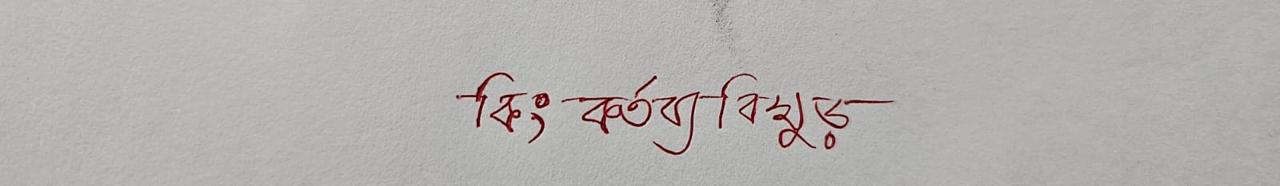
#> input picture tests/real_samples/IMG-20261002-WA0000.jpg, 1280 x 186 px
$ python segment_lines.py --image tests/real_samples/IMG-20261002-WA0000.jpg --out_dir out
#> lines starting #> are read from the running program, lines starting #| are printed output that depends on the picture; after the words box and inside, x2 and y2 are one past the last pixel; in counts of white or black regions, pixels touching at a corner belong together
"""
segment_lines.py

Detect and crop handwritten text lines from a page image.

Primary: YOLOv8 line detector (checkpoints/line_detector.pt).
Fallback: ink projection + OPTICS.

Usage:
    python segment_lines.py --image path\\to\\full_page.jpg --out_dir segmented_lines
"""

import argparse
import os
from pathlib import Path

import cv2
import numpy as np
from sklearn.cluster import OPTICS

_ROOT = Path(__file__).resolve().parent
_DEFAULT_DETECTOR = _ROOT / "checkpoints" / "line_detector.pt"

_yolo_model = None
_yolo_path = None


def _binarize(img):
    """Return ink=255, background=0 binary image."""
    _, binary = cv2.threshold(img, 0, 255, cv2.THRESH_BINARY_INV + cv2.THRESH_OTSU)
    kernel = np.ones((2, 2), np.uint8)
    opened = cv2.morphologyEx(binary, cv2.MORPH_OPEN, kernel, iterations=1)
    return cv2.dilate(opened, kernel, iterations=1)


def _estimate_line_pitch(smooth):
    n = len(smooth)
    if n < 40 or smooth.max() <= 0:
        return None

    x = smooth - float(smooth.mean())
    fft = np.fft.rfft(x, n=2 * n)
    ac = np.fft.irfft(fft * np.conj(fft))[:n]
    if ac[0] <= 1e-8:
        return None
    ac = ac / ac[0]

    lo = max(18, n // 100)
    hi = max(lo + 5, min(n // 3, 220))
    region = ac[lo:hi]
    if region.size == 0:
        return None

    peak_rel = int(np.argmax(region))
    pitch = lo + peak_rel
    if ac[pitch] < 0.12:
        return None
    return int(pitch)


def _find_peaks(smooth, min_distance, prominence_ratio=0.08):
    n = len(smooth)
    if n == 0 or smooth.max() <= 0:
        return []

    thr = max(smooth.max() * prominence_ratio, float(np.percentile(smooth, 60)) * 0.35)
    candidates = []
    for i in range(1, n - 1):
        if smooth[i] >= thr and smooth[i] >= smooth[i - 1] and smooth[i] >= smooth[i + 1]:
            candidates.append(i)

    if not candidates:
        return []

    candidates = sorted(candidates, key=lambda i: smooth[i], reverse=True)
    peaks = []
    for i in candidates:
        if all(abs(i - p) >= min_distance for p in peaks):
            peaks.append(i)
    return sorted(peaks)


def _merge_close_peaks(peaks, smooth, min_sep):
    if len(peaks) < 2:
        return peaks
    keep = [peaks[0]]
    for p in peaks[1:]:
        if p - keep[-1] < min_sep:
            if smooth[p] > smooth[keep[-1]]:
                keep[-1] = p
        else:
            keep.append(p)
    return keep


def _peak_bands(smooth, peaks, page_h):
    if not peaks:
        return []

    bounds = [0]
    for a, b in zip(peaks[:-1], peaks[1:]):
        valley = a + int(np.argmin(smooth[a : b + 1]))
        bounds.append(valley)
    bounds.append(page_h - 1)

    bands = []
    for i, peak in enumerate(peaks):
        top, bottom = bounds[i], bounds[i + 1]
        floor = max(smooth[peak] * 0.18, smooth.max() * 0.04)
        y0 = peak
        while y0 > top and smooth[y0] >= floor:
            y0 -= 1
        y1 = peak
        while y1 < bottom and smooth[y1] >= floor:
            y1 += 1
        if y1 - y0 < 8:
            y0 = max(0, peak - 10)
            y1 = min(page_h, peak + 10)
        bands.append((int(y0), int(y1)))
    return bands


def _trim_horizontal(crop, pad=8):
    if crop.size == 0:
        return crop
    ink_cols = np.where(np.any(crop < 200, axis=0))[0]
    if ink_cols.size == 0:
        return crop
    x0 = max(0, int(ink_cols[0]) - pad)
    x1 = min(crop.shape[1], int(ink_cols[-1]) + 1 + pad)
    return crop[:, x0:x1]


def _bands_to_crops(img, bands, pad_ratio=0.12):
    crops = []
    page_h = img.shape[0]
    for y_top, y_bottom in bands:
        h = max(1, y_bottom - y_top)
        pad = max(3, int(h * pad_ratio))
        y0 = max(0, y_top - pad)
        y1 = min(page_h, y_bottom + pad)
        crop = img[y0:y1, :]
        if crop.size == 0:
            continue
        crop = _trim_horizontal(crop)
        ink = np.count_nonzero(crop < 200)
        min_ink = max(60, crop.shape[0] * 2)
        if ink < min_ink:
            continue
        crops.append(crop)
    return crops


def _segment_by_projection(img, binary):
    page_h = img.shape[0]
    row_ink = (binary > 0).sum(axis=1).astype(np.float32)

    k = max(5, (int(page_h * 0.006) | 1))
    smooth = np.convolve(row_ink, np.ones(k, dtype=np.float32) / k, mode="same")

    pitch = _estimate_line_pitch(smooth)
    if pitch is None:
        min_distance = max(10, page_h // 50)
        merge_sep = max(12, page_h // 70)
    else:
        min_distance = max(8, int(0.55 * pitch))
        merge_sep = max(10, int(0.40 * pitch))

    peaks = _find_peaks(smooth, min_distance=min_distance, prominence_ratio=0.07)
    peaks = _merge_close_peaks(peaks, smooth, min_sep=merge_sep)

    if pitch is not None and peaks:
        expected = max(1, int(round(page_h / pitch)))
        if len(peaks) > expected * 1.6:
            peaks = _find_peaks(
                smooth, min_distance=max(8, int(0.7 * pitch)), prominence_ratio=0.09
            )
            peaks = _merge_close_peaks(peaks, smooth, min_sep=max(10, int(0.45 * pitch)))
        elif len(peaks) < max(2, expected * 0.45):
            peaks = _find_peaks(
                smooth, min_distance=max(6, int(0.4 * pitch)), prominence_ratio=0.05
            )
            peaks = _merge_close_peaks(peaks, smooth, min_sep=max(8, int(0.35 * pitch)))

    return _peak_bands(smooth, peaks, page_h)


# [53 lines left out: function _segment_by_optics, not called in this run]


def _segment_classical(img, min_area=80):
    binary = _binarize(img)
    bands = _segment_by_projection(img, binary)
    if len(bands) < 1:
        bands = _segment_by_optics(img, binary, min_area=min_area)
    return _bands_to_crops(img, bands)


# [106 lines left out: functions _load_yolo, _boxes_to_crops, _segment_by_yolo, looks_like_single_line, not called in this run]


def resolve_detector_weights(explicit=None):
    candidates = []
    if explicit:
        candidates.append(explicit)
    env = os.environ.get("LINE_DETECTOR")
    if env:
        candidates.append(env)
    candidates.append(str(_DEFAULT_DETECTOR))
    for path in candidates:
        if path and os.path.isfile(path):
            return os.path.abspath(path)
    return None


def segment_page(img_path, min_area=80, detector_weights=None, force_classical=False):
    """Detect and crop text lines. Returns (image, line_crops, method)."""
    img = cv2.imread(img_path, cv2.IMREAD_GRAYSCALE)
    if img is None:
        raise FileNotFoundError(img_path)

    weights = None if force_classical else resolve_detector_weights(detector_weights)
    method = "classical"

    if weights is not None:
        try:
            line_images = _segment_by_yolo(img, weights, source=img_path)
            if line_images:
                return img, line_images, "yolo"
        except Exception as exc:
            print(f"[segment_lines] YOLO failed ({exc}); falling back to classical")

    target_w = 1200
    scale = target_w / img.shape[1]
    resized = cv2.resize(img, (target_w, int(img.shape[0] * scale)))
    line_images = _segment_classical(resized, min_area=min_area)
    return resized, line_images, method


def main():
    ap = argparse.ArgumentParser()
    ap.add_argument("--image", required=True)
    ap.add_argument("--out_dir", required=True)
    ap.add_argument("--detector", default=None, help="Path to line_detector.pt")
    ap.add_argument("--classical", action="store_true")
    args = ap.parse_args()

    os.makedirs(args.out_dir, exist_ok=True)
    _, lines, method = segment_page(
        args.image, detector_weights=args.detector, force_classical=args.classical
    )
#> in segment_page, `resized = cv2.resize(img, (target_w, int(img.shape[0] * scale)))`:
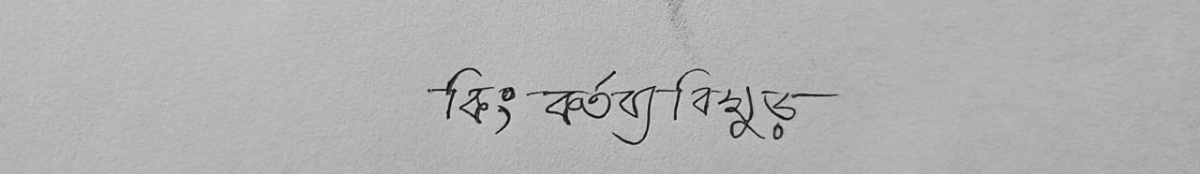
#> resized: shape (174, 1200); min 6, max 216, mean 177
#> in _binarize, `_, binary = cv2.threshold(img, 0, 255, cv2.THRESH_BINARY_INV + cv2.THR..`:
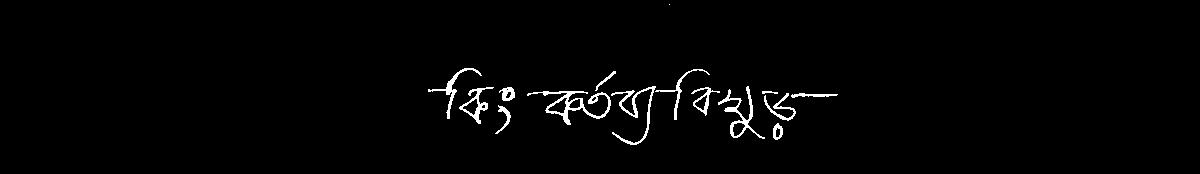
#> binary: shape (174, 1200); 1.7% white; 15 white regions (1 under 20 px), largest, box (x1, y1, x2, y2) and area: (527, 91, 611, 125) 672, (611, 86, 656, 145) 480, (718, 86, 765, 139) 479
#> in _binarize, `opened = cv2.morphologyEx(binary, cv2.MORPH_OPEN, kernel, iterations=1)`:
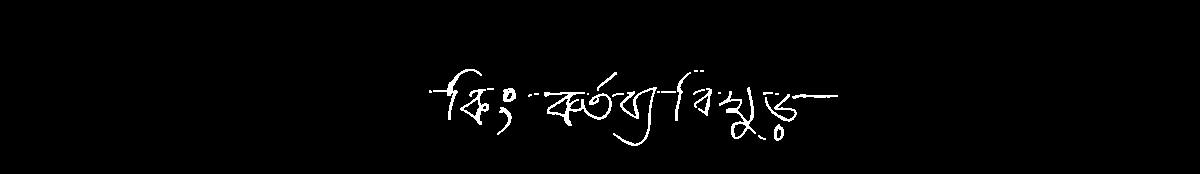
#> opened: shape (174, 1200); 1.6% white; 28 white regions (11 under 20 px), largest, box (x1, y1, x2, y2) and area: (544, 92, 612, 126) 637, (719, 87, 756, 139) 454, (613, 87, 657, 146) 451
#> in _binarize, `return cv2.dilate(opened, kernel, iterations=1)`:
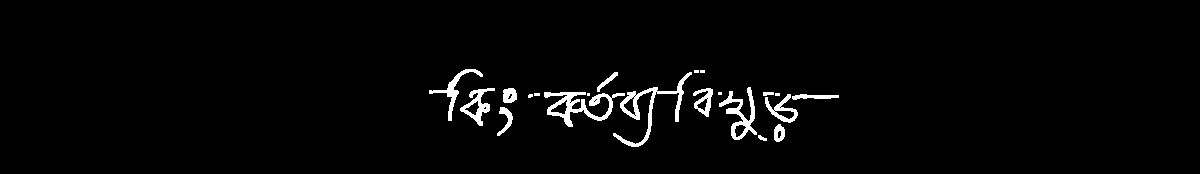
#> returned value: shape (174, 1200); 2.4% white; 21 white regions (7 under 20 px), largest, box (x1, y1, x2, y2) and area: (613, 72, 692, 147) 960, (544, 92, 625, 127) 957, (719, 87, 757, 140) 652
#> in _segment_by_projection, `row_ink = (binary > 0).sum(axis=1).astype(np.float32)`: row_ink = 174 values, max 194 at index 95, min 0 at index 0, mean 28.89
#> in _segment_by_projection, `smooth = np.convolve(row_ink, np.ones(k, dtype=np.float32) / k, mode="..`: smooth = 174 values, max 180.4 at index 94, min 0 at index 0, mean 28.89
#> in _estimate_line_pitch, `n = len(smooth)`: n = 174
#> in _estimate_line_pitch, `x = smooth - float(smooth.mean())`: x = 174 values, max 151.5 at index 94, min -28.89 at index 0, mean 1.4e-06
#> in _estimate_line_pitch, `ac = np.fft.irfft(fft * np.conj(fft))[:n]`: ac = 174 values, max 363154.4 at index 0, min -147528.1 at index 57, mean 1043.5
#> in _estimate_line_pitch, `ac = ac / ac[0]`: ac = 174 values, max 1 at index 0, min -0.406 at index 57, mean 0.00287
#> in _estimate_line_pitch, `lo = max(18, n // 100)`: lo = 18
#> in _estimate_line_pitch, `hi = max(lo + 5, min(n // 3, 220))`: hi = 58
#> in _estimate_line_pitch, `region = ac[lo:hi]`: region = 40 values, max 0.458 at index 0, min -0.406 at index 39, mean -0.0963
#> in _estimate_line_pitch, `peak_rel = int(np.argmax(region))`: peak_rel = 0
#> in _estimate_line_pitch, `pitch = lo + peak_rel`: pitch = 18
#> in _segment_by_projection, `min_distance = max(8, int(0.55 * pitch))`: min_distance = 9
#> in _segment_by_projection, `merge_sep = max(10, int(0.40 * pitch))`: merge_sep = 10
#> in _find_peaks, `n = len(smooth)`: n = 174
#> in _find_peaks, `thr = max(smooth.max() * prominence_ratio, float(np.percentile(smooth,..`: thr = 12.63
#> after the loop in _find_peaks, `for i in range(1, n - 1):`: candidates = [72, 82, 94, 110, 131, 137]
#> in _find_peaks, `candidates = sorted(candidates, key=lambda i: smooth[i], reverse=True)`: candidates = [94, 110, 137, 131, 72, 82]
#> the loop in _find_peaks, `for i in candidates:` made 6 passes
#> i on passes 1 to 6: 94, 110, 137, 131, 72, 82
#> after the loop in _find_peaks, `for i in candidates:`: peaks = [94, 110, 137, 72, 82]
#> in _segment_by_projection, `peaks = _find_peaks(smooth, min_distance=min_distance, prominence_rati..`: peaks = [72, 82, 94, 110, 137]
#> in _merge_close_peaks, `keep = [peaks[0]]`: keep = [72]
#> the loop in _merge_close_peaks, `for p in peaks[1:]:` made 4 passes
#> after the loop in _merge_close_peaks, `for p in peaks[1:]:`: keep = [72, 82, 94, 110, 137]
#> in _segment_by_projection, `expected = max(1, int(round(page_h / pitch)))`: expected = 10
#> the loop in _peak_bands, `for a, b in zip(peaks[:-1], peaks[1:]):` made 4 passes
#> (a, b, valley) on passes 1 to 4: (72, 82, 79), (82, 94, 83), (94, 110, 105), (110, 137, 128)
#> after the loop in _peak_bands, `for a, b in zip(peaks[:-1], peaks[1:]):`: bounds = [0, 79, 83, 105, 128]
#> the loop in _peak_bands, `for i, peak in enumerate(peaks):` made 5 passes
#> (peak, top, bottom, floor) on passes 1 to 5: (72, 0, 79, 7.22), (82, 79, 83, 7.22), (94, 83, 105, 32.47), (110, 105, 128, 22.79), (137, 128, 173, 7.22)
#> after the loop in _peak_bands, `for i, peak in enumerate(peaks):`: bands = [(68, 79), (72, 92), (86, 105), (105, 128), (128, 147)]
#> the loop in _bands_to_crops, `for y_top, y_bottom in bands:` made 5 passes
#> (y_top, y_bottom, h, y0, y1, ink) on passes 1 to 5: (68, 79, 11, 65, 82, 20387), (72, 92, 20, 69, 95, 31164), (86, 105, 19, 83, 108, 29900), (105, 128, 23, 102, 131, 34711), (128, 147, 19, 125, 150, 29973)
#> after the loop in _bands_to_crops, `for y_top, y_bottom in bands:`: crops = 5 items
#> lines = 5 items; method = 'classical'

    print(f"Detected {len(lines)} line(s) via {method}")
#| Detected 5 line(s) via classical
    base = os.path.splitext(os.path.basename(args.image))[0]
    for i, line_img in enumerate(lines, 1):
        out_path = os.path.join(args.out_dir, f"{base}_line{i:02d}.jpg")
        cv2.imwrite(out_path, line_img)
        print(f"  saved {out_path}")
#> this loop made 5 passes
#|   saved out/IMG-20261002-WA0000_line01.jpg
#|   saved out/IMG-20261002-WA0000_line02.jpg
#|   saved out/IMG-20261002-WA0000_line03.jpg
#|   saved out/IMG-20261002-WA0000_line04.jpg
#|   saved out/IMG-20261002-WA0000_line05.jpg


if __name__ == "__main__":
    main()
